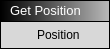
<?xml version="1.0" encoding="UTF-8"?>
<ui version="4.0">
 <class>GetPositionBlock</class>
 <widget class="QWidget" name="GetPositionBlock">
  <property name="geometry">
   <rect>
    <x>0</x>
    <y>0</y>
    <width>110</width>
    <height>49</height>
   </rect>
  </property>
  <property name="windowTitle">
   <string>Form</string>
  </property>
  <layout class="QHBoxLayout" name="horizontalLayout">
   <property name="leftMargin">
    <number>0</number>
   </property>
   <property name="topMargin">
    <number>0</number>
   </property>
   <property name="rightMargin">
    <number>0</number>
   </property>
   <property name="bottomMargin">
    <number>0</number>
   </property>
   <item>
    <widget class="QWidget" name="Holder" native="true">
     <property name="styleSheet">
      <string notr="true">QWidget#Holder { background-color: rgb(0, 0, 0); }</string>
     </property>
     <layout class="QVBoxLayout" name="verticalLayout_4">
      <property name="spacing">
       <number>1</number>
      </property>
      <property name="leftMargin">
       <number>1</number>
      </property>
      <property name="topMargin">
       <number>1</number>
      </property>
      <property name="rightMargin">
       <number>1</number>
      </property>
      <property name="bottomMargin">
       <number>1</number>
      </property>
      <item>
       <widget class="QWidget" name="Header" native="true">
        <property name="minimumSize">
         <size>
          <width>0</width>
          <height>20</height>
         </size>
        </property>
        <property name="maximumSize">
         <size>
          <width>16777215</width>
          <height>28</height>
         </size>
        </property>
        <property name="styleSheet">
         <string notr="true">background-color: qlineargradient(spread:pad, x1:0, y1:0, x2:1, y2:0, stop:0 rgba(0, 0, 0, 255), stop:1 rgba(184, 184, 184, 255));</string>
        </property>
        <layout class="QVBoxLayout" name="verticalLayout_5">
         <property name="spacing">
          <number>6</number>
         </property>
         <property name="leftMargin">
          <number>9</number>
         </property>
         <property name="topMargin">
          <number>0</number>
         </property>
         <property name="rightMargin">
          <number>9</number>
         </property>
         <property name="bottomMargin">
          <number>0</number>
         </property>
         <item>
          <widget class="QLabel" name="label">
           <property name="sizePolicy">
            <sizepolicy hsizetype="Maximum" vsizetype="Preferred">
             <horstretch>0</horstretch>
             <verstretch>0</verstretch>
            </sizepolicy>
           </property>
           <property name="maximumSize">
            <size>
             <width>16777215</width>
             <height>16777215</height>
            </size>
           </property>
           <property name="styleSheet">
            <string notr="true">background-color: rgba(255, 255, 255, 0);</string>
           </property>
           <property name="text">
            <string>&lt;html&gt;&lt;head/&gt;&lt;body&gt;&lt;p&gt;&lt;span style=&quot; font-size:10pt; color:#ffffff;&quot;&gt;Get Position&lt;/span&gt;&lt;/p&gt;&lt;/body&gt;&lt;/html&gt;</string>
           </property>
          </widget>
         </item>
        </layout>
       </widget>
      </item>
      <item>
       <widget class="QWidget" name="widget" native="true">
        <property name="styleSheet">
         <string notr="true">background-color: rgb(216, 216, 216);</string>
        </property>
        <layout class="QHBoxLayout" name="horizontalLayout_2">
         <property name="spacing">
          <number>4</number>
         </property>
         <property name="leftMargin">
          <number>9</number>
         </property>
         <property name="topMargin">
          <number>3</number>
         </property>
         <property name="rightMargin">
          <number>9</number>
         </property>
         <property name="bottomMargin">
          <number>3</number>
         </property>
         <item>
          <spacer name="horizontalSpacer">
           <property name="orientation">
            <enum>Qt::Horizontal</enum>
           </property>
           <property name="sizeHint" stdset="0">
            <size>
             <width>40</width>
             <height>20</height>
            </size>
           </property>
          </spacer>
         </item>
         <item>
          <widget class="QLabel" name="label_2">
           <property name="text">
            <string>Position</string>
           </property>
          </widget>
         </item>
         <item>
          <widget class="QWidget" name="OutNodes" native="true">
           <property name="layoutDirection">
            <enum>Qt::RightToLeft</enum>
           </property>
           <layout class="QVBoxLayout" name="verticalLayout_3">
            <property name="leftMargin">
             <number>0</number>
            </property>
            <property name="topMargin">
             <number>0</number>
            </property>
            <property name="rightMargin">
             <number>0</number>
            </property>
            <property name="bottomMargin">
             <number>0</number>
            </property>
            <item>
             <widget class="ConnectorOut" name="Node_3" native="true">
              <property name="sizePolicy">
               <sizepolicy hsizetype="Preferred" vsizetype="Preferred">
                <horstretch>0</horstretch>
                <verstretch>0</verstretch>
               </sizepolicy>
              </property>
              <property name="minimumSize">
               <size>
                <width>16</width>
                <height>16</height>
               </size>
              </property>
              <property name="maximumSize">
               <size>
                <width>16</width>
                <height>16</height>
               </size>
              </property>
              <property name="styleSheet">
               <string notr="true"/>
              </property>
             </widget>
            </item>
           </layout>
          </widget>
         </item>
        </layout>
       </widget>
      </item>
     </layout>
    </widget>
   </item>
  </layout>
 </widget>
 <customwidgets>
  <customwidget>
   <class>ConnectorOut</class>
   <extends>QWidget</extends>
   <header>connectorout.h</header>
   <container>1</container>
  </customwidget>
 </customwidgets>
 <resources/>
 <connections/>
</ui>
